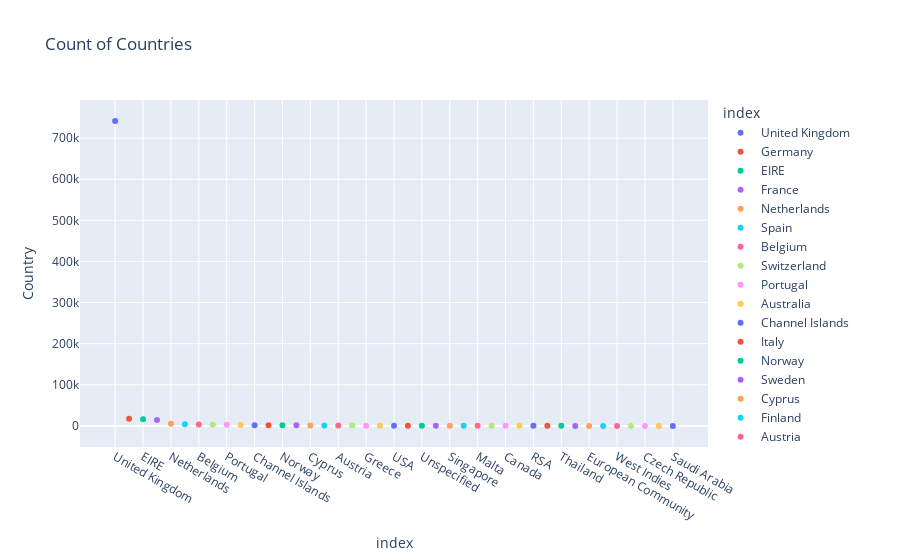

Write notebook code for a chart like this one.
### Code cell
px.scatter(temp_df, y = "Country", color = names, title = "Count of Countries")

### Figure 1 — Plotly figure (JSON) as saved in the notebook; plotly's stock layout.template omitted (floating-point values rounded to 4 significant figures)
{"data": [{"hovertemplate": "index=%{x}<br>Country=%{y}<extra></extra>", "legendgroup": "United Kingdom", "marker": {"color": "#636efa", "symbol": "circle"}, "mode": "markers", "name": "United Kingdom", "orientation": "v", "showlegend": true, "x": ["United Kingdom"], "xaxis": "x", "y": [741301], "yaxis": "y", "type": "scatter"}, {"hovertemplate": "index=%{x}<br>Country=%{y}<extra></extra>", "legendgroup": "Germany", "marker": {"color": "#EF553B", "symbol": "circle"}, "mode": "markers", "name": "Germany", "orientation": "v", "showlegend": true, "x": ["Germany"], "xaxis": "x", "y": [17624], "yaxis": "y", "type": "scatter"}, {"hovertemplate": "index=%{x}<br>Country=%{y}<extra></extra>", "legendgroup": "EIRE", "marker": {"color": "#00cc96", "symbol": "circle"}, "mode": "markers", "name": "EIRE", "orientation": "v", "showlegend": true, "x": ["EIRE"], "xaxis": "x", "y": [16195], "yaxis": "y", "type": "scatter"}, {"hovertemplate": "index=%{x}<br>Country=%{y}<extra></extra>", "legendgroup": "France", "marker": {"color": "#ab63fa", "symbol": "circle"}, "mode": "markers", "name": "France", "orientation": "v", "showlegend": true, "x": ["France"], "xaxis": "x", "y": [14202], "yaxis": "y", "type": "scatter"}, {"hovertemplate": "index=%{x}<br>Country=%{y}<extra></extra>", "legendgroup": "Netherlands", "marker": {"color": "#FFA15A", "symbol": "circle"}, "mode": "markers", "name": "Netherlands", "orientation": "v", "showlegend": true, "x": ["Netherlands"], "xaxis": "x", "y": [5140], "yaxis": "y", "type": "scatter"}, {"hovertemplate": "index=%{x}<br>Country=%{y}<extra></extra>", "legendgroup": "Spain", "marker": {"color": "#19d3f3", "symbol": "circle"}, "mode": "markers", "name": "Spain", "orientation": "v", "showlegend": true, "x": ["Spain"], "xaxis": "x", "y": [3811], "yaxis": "y", "type": "scatter"}, {"hovertemplate": "index=%{x}<br>Country=%{y}<extra></extra>", "legendgroup": "Belgium", "marker": {"color": "#FF6692", "symbol": "circle"}, "mode": "markers", "name": "Belgium", "orientation": "v", "showlegend": true, "x": ["Belgium"], "xaxis": "x", "y": [3123], "yaxis": "y", "type": "scatter"}, {"hovertemplate": "index=%{x}<br>Country=%{y}<extra></extra>", "legendgroup": "Switzerland", "marker": {"color": "#B6E880", "symbol": "circle"}, "mode": "markers", "name": "Switzerland", "orientation": "v", "showlegend": true, "x": ["Switzerland"], "xaxis": "x", "y": [3064], "yaxis": "y", "type": "scatter"}, {"hovertemplate": "index=%{x}<br>Country=%{y}<extra></extra>", "legendgroup": "Portugal", "marker": {"color": "#FF97FF", "symbol": "circle"}, "mode": "markers", "name": "Portugal", "orientation": "v", "showlegend": true, "x": ["Portugal"], "xaxis": "x", "y": [2504], "yaxis": "y", "type": "scatter"}, {"hovertemplate": "index=%{x}<br>Country=%{y}<extra></extra>", "legendgroup": "Australia", "marker": {"color": "#FECB52", "symbol": "circle"}, "mode": "markers", "name": "Australia", "orientation": "v", "showlegend": true, "x": ["Australia"], "xaxis": "x", "y": [1913], "yaxis": "y", "type": "scatter"}, {"hovertemplate": "index=%{x}<br>Country=%{y}<extra></extra>", "legendgroup": "Channel Islands", "marker": {"color": "#636efa", "symbol": "circle"}, "mode": "markers", "name": "Channel Islands", "orientation": "v", "showlegend": true, "x": ["Channel Islands"], "xaxis": "x", "y": [1664], "yaxis": "y", "type": "scatter"}, {"hovertemplate": "index=%{x}<br>Country=%{y}<extra></extra>", "legendgroup": "Italy", "marker": {"color": "#EF553B", "symbol": "circle"}, "mode": "markers", "name": "Italy", "orientation": "v", "showlegend": true, "x": ["Italy"], "xaxis": "x", "y": [1534], "yaxis": "y", "type": "scatter"}, {"hovertemplate": "index=%{x}<br>Country=%{y}<extra></extra>", "legendgroup": "Norway", "marker": {"color": "#00cc96", "symbol": "circle"}, "mode": "markers", "name": "Norway", "orientation": "v", "showlegend": true, "x": ["Norway"], "xaxis": "x", "y": [1455], "yaxis": "y", "type": "scatter"}, {"hovertemplate": "index=%{x}<br>Country=%{y}<extra></extra>", "legendgroup": "Sweden", "marker": {"color": "#ab63fa", "symbol": "circle"}, "mode": "markers", "name": "Sweden", "orientation": "v", "showlegend": true, "x": ["Sweden"], "xaxis": "x", "y": [1345], "yaxis": "y", "type": "scatter"}, {"hovertemplate": "index=%{x}<br>Country=%{y}<extra></extra>", "legendgroup": "Cyprus", "marker": {"color": "#FFA15A", "symbol": "circle"}, "mode": "markers", "name": "Cyprus", "orientation": "v", "showlegend": true, "x": ["Cyprus"], "xaxis": "x", "y": [1176], "yaxis": "y", "type": "scatter"}, {"hovertemplate": "index=%{x}<br>Country=%{y}<extra></extra>", "legendgroup": "Finland", "marker": {"color": "#19d3f3", "symbol": "circle"}, "mode": "markers", "name": "Finland", "orientation": "v", "showlegend": true, "x": ["Finland"], "xaxis": "x", "y": [1049], "yaxis": "y", "type": "scatter"}, {"hovertemplate": "index=%{x}<br>Country=%{y}<extra></extra>", "legendgroup": "Austria", "marker": {"color": "#FF6692", "symbol": "circle"}, "mode": "markers", "name": "Austria", "orientation": "v", "showlegend": true, "x": ["Austria"], "xaxis": "x", "y": [938], "yaxis": "y", "type": "scatter"}, {"hovertemplate": "index=%{x}<br>Country=%{y}<extra></extra>", "legendgroup": "Denmark", "marker": {"color": "#B6E880", "symbol": "circle"}, "mode": "markers", "name": "Denmark", "orientation": "v", "showlegend": true, "x": ["Denmark"], "xaxis": "x", "y": [817], "yaxis": "y", "type": "scatter"}, {"hovertemplate": "index=%{x}<br>Country=%{y}<extra></extra>", "legendgroup": "Greece", "marker": {"color": "#FF97FF", "symbol": "circle"}, "mode": "markers", "name": "Greece", "orientation": "v", "showlegend": true, "x": ["Greece"], "xaxis": "x", "y": [663], "yaxis": "y", "type": "scatter"}, {"hovertemplate": "index=%{x}<br>Country=%{y}<extra></extra>", "legendgroup": "Japan", "marker": {"color": "#FECB52", "symbol": "circle"}, "mode": "markers", "name": "Japan", "orientation": "v", "showlegend": true, "x": ["Japan"], "xaxis": "x", "y": [582], "yaxis": "y", "type": "scatter"}, {"hovertemplate": "index=%{x}<br>Country=%{y}<extra></extra>", "legendgroup": "USA", "marker": {"color": "#636efa", "symbol": "circle"}, "mode": "markers", "name": "USA", "orientation": "v", "showlegend": true, "x": ["USA"], "xaxis": "x", "y": [535], "yaxis": "y", "type": "scatter"}, {"hovertemplate": "index=%{x}<br>Country=%{y}<extra></extra>", "legendgroup": "Poland", "marker": {"color": "#EF553B", "symbol": "circle"}, "mode": "markers", "name": "Poland", "orientation": "v", "showlegend": true, "x": ["Poland"], "xaxis": "x", "y": [535], "yaxis": "y", "type": "scatter"}, {"hovertemplate": "index=%{x}<br>Country=%{y}<extra></extra>", "legendgroup": "Unspecified", "marker": {"color": "#00cc96", "symbol": "circle"}, "mode": "markers", "name": "Unspecified", "orientation": "v", "showlegend": true, "x": ["Unspecified"], "xaxis": "x", "y": [524], "yaxis": "y", "type": "scatter"}, {"hovertemplate": "index=%{x}<br>Country=%{y}<extra></extra>", "legendgroup": "United Arab Emirates", "marker": {"color": "#ab63fa", "symbol": "circle"}, "mode": "markers", "name": "United Arab Emirates", "orientation": "v", "showlegend": true, "x": ["United Arab Emirates"], "xaxis": "x", "y": [386], "yaxis": "y", "type": "scatter"}, {"hovertemplate": "index=%{x}<br>Country=%{y}<extra></extra>", "legendgroup": "Singapore", "marker": {"color": "#FFA15A", "symbol": "circle"}, "mode": "markers", "name": "Singapore", "orientation": "v", "showlegend": true, "x": ["Singapore"], "xaxis": "x", "y": [346], "yaxis": "y", "type": "scatter"}, {"hovertemplate": "index=%{x}<br>Country=%{y}<extra></extra>", "legendgroup": "Israel", "marker": {"color": "#19d3f3", "symbol": "circle"}, "mode": "markers", "name": "Israel", "orientation": "v", "showlegend": true, "x": ["Israel"], "xaxis": "x", "y": [324], "yaxis": "y", "type": "scatter"}, {"hovertemplate": "index=%{x}<br>Country=%{y}<extra></extra>", "legendgroup": "Malta", "marker": {"color": "#FF6692", "symbol": "circle"}, "mode": "markers", "name": "Malta", "orientation": "v", "showlegend": true, "x": ["Malta"], "xaxis": "x", "y": [299], "yaxis": "y", "type": "scatter"}, {"hovertemplate": "index=%{x}<br>Country=%{y}<extra></extra>", "legendgroup": "Iceland", "marker": {"color": "#B6E880", "symbol": "circle"}, "mode": "markers", "name": "Iceland", "orientation": "v", "showlegend": true, "x": ["Iceland"], "xaxis": "x", "y": [253], "yaxis": "y", "type": "scatter"}, {"hovertemplate": "index=%{x}<br>Country=%{y}<extra></extra>", "legendgroup": "Canada", "marker": {"color": "#FF97FF", "symbol": "circle"}, "mode": "markers", "name": "Canada", "orientation": "v", "showlegend": true, "x": ["Canada"], "xaxis": "x", "y": [228], "yaxis": "y", "type": "scatter"}, {"hovertemplate": "index=%{x}<br>Country=%{y}<extra></extra>", "legendgroup": "Lithuania", "marker": {"color": "#FECB52", "symbol": "circle"}, "mode": "markers", "name": "Lithuania", "orientation": "v", "showlegend": true, "x": ["Lithuania"], "xaxis": "x", "y": [189], "yaxis": "y", "type": "scatter"}, {"hovertemplate": "index=%{x}<br>Country=%{y}<extra></extra>", "legendgroup": "RSA", "marker": {"color": "#636efa", "symbol": "circle"}, "mode": "markers", "name": "RSA", "orientation": "v", "showlegend": true, "x": ["RSA"], "xaxis": "x", "y": [123], "yaxis": "y", "type": "scatter"}, {"hovertemplate": "index=%{x}<br>Country=%{y}<extra></extra>", "legendgroup": "Brazil", "marker": {"color": "#EF553B", "symbol": "circle"}, "mode": "markers", "name": "Brazil", "orientation": "v", "showlegend": true, "x": ["Brazil"], "xaxis": "x", "y": [94], "yaxis": "y", "type": "scatter"}, {"hovertemplate": "index=%{x}<br>Country=%{y}<extra></extra>", "legendgroup": "Thailand", "marker": {"color": "#00cc96", "symbol": "circle"}, "mode": "markers", "name": "Thailand", "orientation": "v", "showlegend": true, "x": ["Thailand"], "xaxis": "x", "y": [76], "yaxis": "y", "type": "scatter"}, {"hovertemplate": "index=%{x}<br>Country=%{y}<extra></extra>", "legendgroup": "Korea", "marker": {"color": "#ab63fa", "symbol": "circle"}, "mode": "markers", "name": "Korea", "orientation": "v", "showlegend": true, "x": ["Korea"], "xaxis": "x", "y": [63], "yaxis": "y", "type": "scatter"}, {"hovertemplate": "index=%{x}<br>Country=%{y}<extra></extra>", "legendgroup": "European Community", "marker": {"color": "#FFA15A", "symbol": "circle"}, "mode": "markers", "name": "European Community", "orientation": "v", "showlegend": true, "x": ["European Community"], "xaxis": "x", "y": [61], "yaxis": "y", "type": "scatter"}, {"hovertemplate": "index=%{x}<br>Country=%{y}<extra></extra>", "legendgroup": "Bahrain", "marker": {"color": "#19d3f3", "symbol": "circle"}, "mode": "markers", "name": "Bahrain", "orientation": "v", "showlegend": true, "x": ["Bahrain"], "xaxis": "x", "y": [59], "yaxis": "y", "type": "scatter"}, {"hovertemplate": "index=%{x}<br>Country=%{y}<extra></extra>", "legendgroup": "West Indies", "marker": {"color": "#FF6692", "symbol": "circle"}, "mode": "markers", "name": "West Indies", "orientation": "v", "showlegend": true, "x": ["West Indies"], "xaxis": "x", "y": [54], "yaxis": "y", "type": "scatter"}, {"hovertemplate": "index=%{x}<br>Country=%{y}<extra></extra>", "legendgroup": "Lebanon", "marker": {"color": "#B6E880", "symbol": "circle"}, "mode": "markers", "name": "Lebanon", "orientation": "v", "showlegend": true, "x": ["Lebanon"], "xaxis": "x", "y": [45], "yaxis": "y", "type": "scatter"}, {"hovertemplate": "index=%{x}<br>Country=%{y}<extra></extra>", "legendgroup": "Czech Republic", "marker": {"color": "#FF97FF", "symbol": "circle"}, "mode": "markers", "name": "Czech Republic", "orientation": "v", "showlegend": true, "x": ["Czech Republic"], "xaxis": "x", "y": [30], "yaxis": "y", "type": "scatter"}, {"hovertemplate": "index=%{x}<br>Country=%{y}<extra></extra>", "legendgroup": "Nigeria", "marker": {"color": "#FECB52", "symbol": "circle"}, "mode": "markers", "name": "Nigeria", "orientation": "v", "showlegend": true, "x": ["Nigeria"], "xaxis": "x", "y": [30], "yaxis": "y", "type": "scatter"}, {"hovertemplate": "index=%{x}<br>Country=%{y}<extra></extra>", "legendgroup": "Saudi Arabia", "marker": {"color": "#636efa", "symbol": "circle"}, "mode": "markers", "name": "Saudi Arabia", "orientation": "v", "showlegend": true, "x": ["Saudi Arabia"], "xaxis": "x", "y": [10], "yaxis": "y", "type": "scatter"}], "layout": {"xaxis": {"anchor": "y", "domain": [0, 1], "title": {"text": "index"}, "categoryorder": "array", "categoryarray": ["United Kingdom", "Germany", "EIRE", "France", "Netherlands", "Spain", "Belgium", "Switzerland", "Portugal", "Australia", "Channel Islands", "Italy", "Norway", "Sweden", "Cyprus", "Finland", "Austria", "Denmark", "Greece", "Japan", "USA", "Poland", "Unspecified", "United Arab Emirates", "Singapore", "Israel", "Malta", "Iceland", "Canada", "Lithuania", "RSA", "Brazil", "Thailand", "Korea", "European Community", "Bahrain", "West Indies", "Lebanon", "Czech Republic", "Nigeria", "Saudi Arabia"]}, "yaxis": {"anchor": "x", "domain": [0, 1], "title": {"text": "Country"}}, "legend": {"title": {"text": "index"}, "tracegroupgap": 0}, "title": {"text": "Count of Countries"}}}
